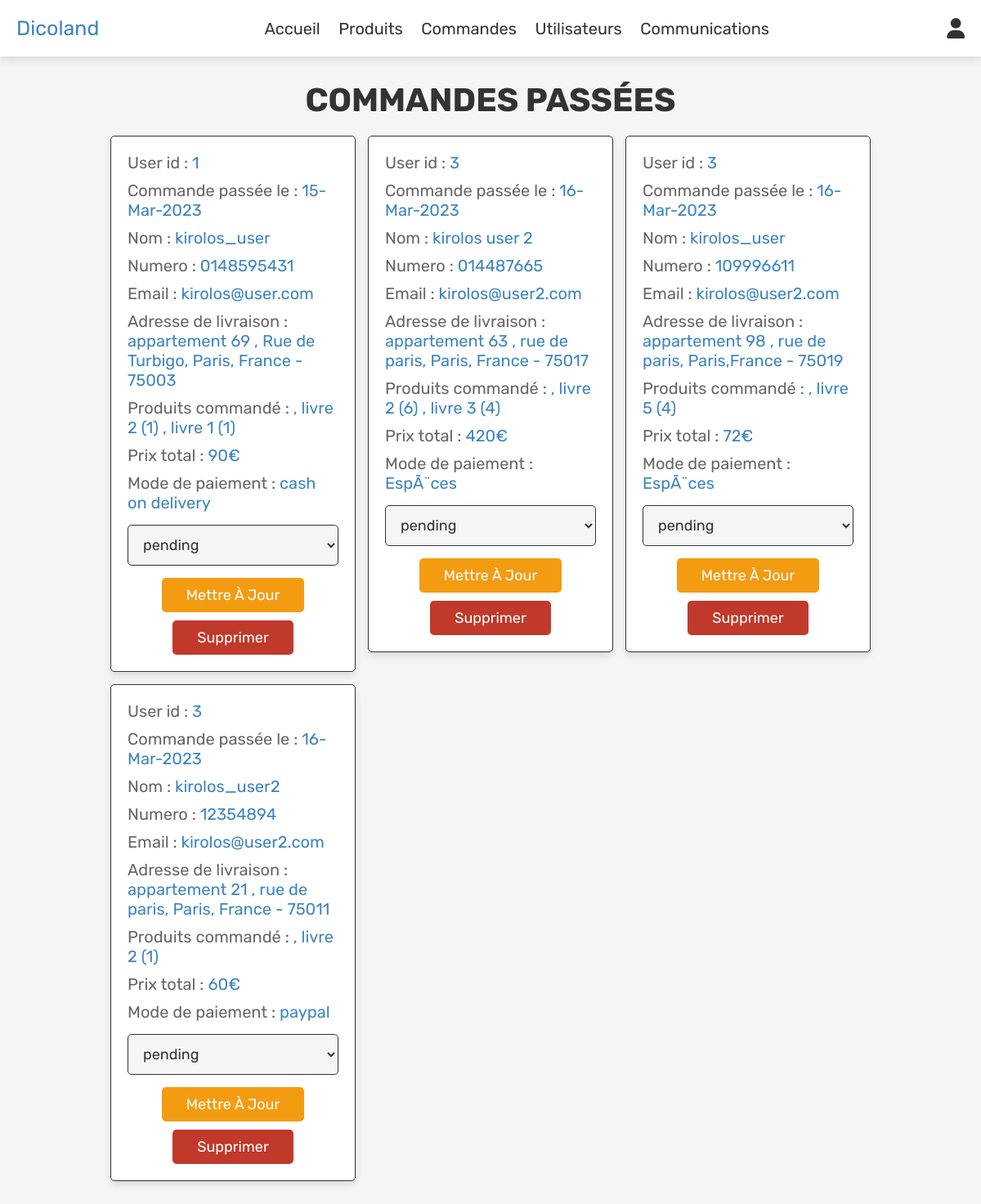
Before: /admin_orders.php (signed in) with the older database file.
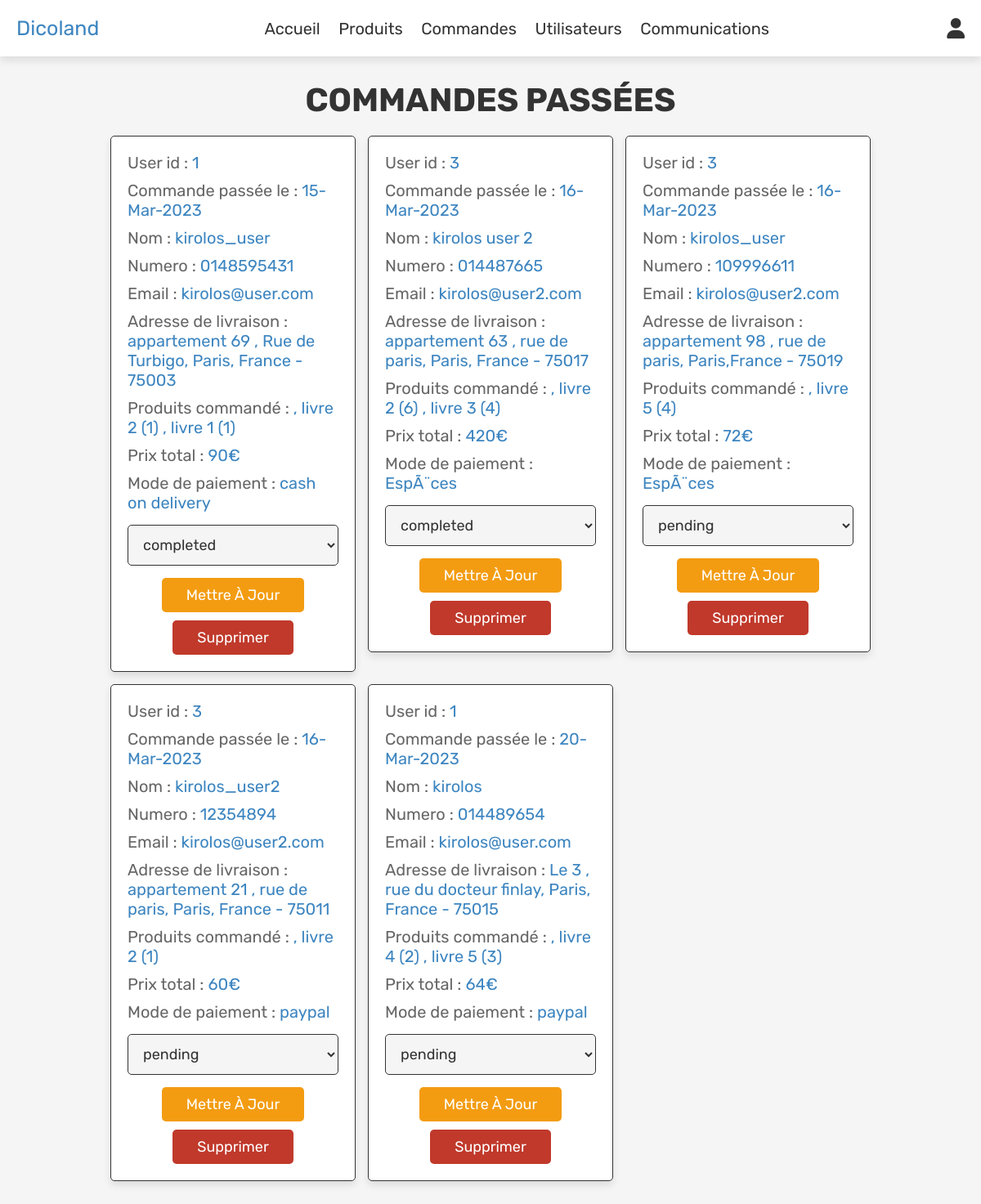
After: the same page with the newer database file.
### tables this page shows
CREATE TABLE `orders` (
  `id` int(100) NOT NULL,
  `user_id` int(100) NOT NULL,
  `name` varchar(100) NOT NULL,
  `number` varchar(12) NOT NULL,
  `email` varchar(100) NOT NULL,
  `method` varchar(50) NOT NULL,
  `address` varchar(500) NOT NULL,
  `total_products` varchar(1000) NOT NULL,
  `total_price` int(100) NOT NULL,
  `placed_on` varchar(50) NOT NULL,
  `payment_status` varchar(20) NOT NULL DEFAULT 'pending'
);

### admin_orders.php (the view, shortened to what this page needs)
<?php
include 'config.php';
?>
<!DOCTYPE html>
<html lang="en">
<head>
   <link rel="stylesheet" href="https://cdnjs.cloudflare.com/ajax/libs/font-awesome/6.0.0/css/all.min.css">
   <link rel="stylesheet" href="css/admin_style.css">
</head>
<body>
<?php include 'admin_header.php'; ?>
<section class="orders">
   <h1 class="title">Commandes passées</h1>
   <div class="box-container">
      <?php
      $select_orders = mysqli_query($conn, "SELECT * FROM `orders`") or die('query failed');
      if(mysqli_num_rows($select_orders) > 0){
         while($fetch_orders = mysqli_fetch_assoc($select_orders)){
      ?>
      <div class="box">
         <p> User id : <span><?php echo $fetch_orders['user_id']; ?></span> </p>
         <p> Commande passée le : <span><?php echo $fetch_orders['placed_on']; ?></span> </p>
         <p> Nom : <span><?php echo $fetch_orders['name']; ?></span> </p>
         <p> Numero : <span><?php echo $fetch_orders['number']; ?></span> </p>
         <p> Email : <span><?php echo $fetch_orders['email']; ?></span> </p>
         <p> Adresse de livraison  : <span><?php echo $fetch_orders['address']; ?></span> </p>
         <p> Produits commandé : <span><?php echo $fetch_orders['total_products']; ?></span> </p>
         <p> Prix total : <span><?php echo $fetch_orders['total_price']; ?>€</span> </p>
         <p> Mode de paiement : <span><?php echo $fetch_orders['method']; ?></span> </p>
         <form action="" method="post">
            <select name="update_payment">
               <option value="" selected disabled><?php echo $fetch_orders['payment_status']; ?></option>
            </select>
            <input type="submit" value="mettre à jour" name="update_order" class="option-btn">
            <a href="admin_orders.php?delete=<?php echo $fetch_orders['id']; ?>" onclick="return confirm('delete this order?');" class="delete-btn">Supprimer</a>
         </form>
      </div>
      <?php
         }
      }else{
         echo '<p class="empty">Pas de commande a afficher :/</p>';
      }
      ?>
   </div>
</section>
</body>
</html>

Changed rows visible on the page:
changed orders "15-Mar-2023": update_payment "pending" → "completed"
changed orders "kirolos user 2": update_payment "pending" → "completed"
added orders: user "1", placed_on "20-Mar-2023", name "kirolos", number "014489654", email "kirolos@user.com", address "Le 3 , rue du docteur finlay, Paris, France - 75015", total_products ", livre 4 (2) , livre 5 (3)", total_price "64", method "paypal", update_payment "pending"
